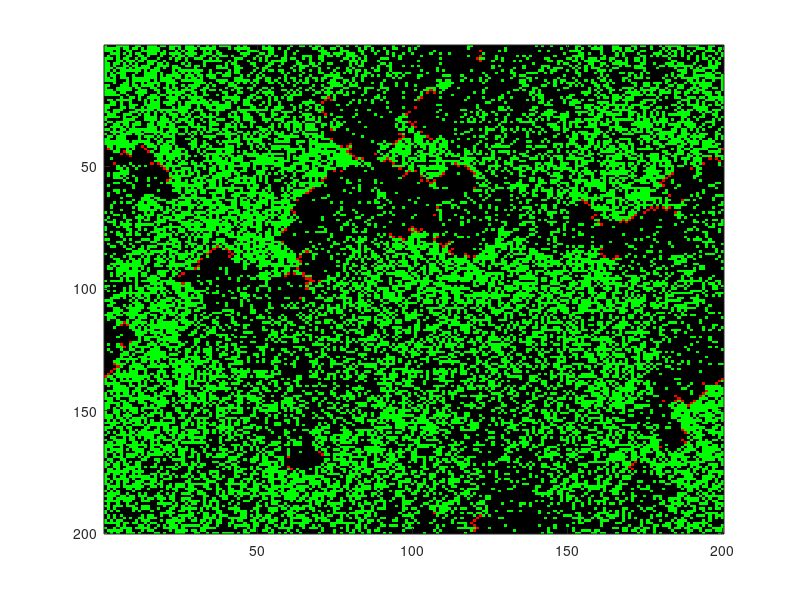

Reproduce this figure in MATLAB.
n = 200;
Pltg = 5e-6;
Pgrw = 1e-2;
NW = [n 1:n-1];
SE = [2:n   1];
veg = zeros(n);
imh = image( cat(3,(veg==1),(veg==2),zeros(n)) );

for i=1:3000
    num =            (veg(NW,:)==1) + ...
        (veg(:,NW)==1)     +      (veg(:,SE)==1) + ...
                     (veg(SE,:)==1);

    veg = 2*( (veg==2) | (veg==0 & rand(n)<Pgrw) ) - ...
            ( (veg==2) & (num >0 | rand(n)<Pltg) );

    set(imh, 'cdata', cat(3,(veg==1),(veg==2),zeros(n)) );
    drawnow
end
